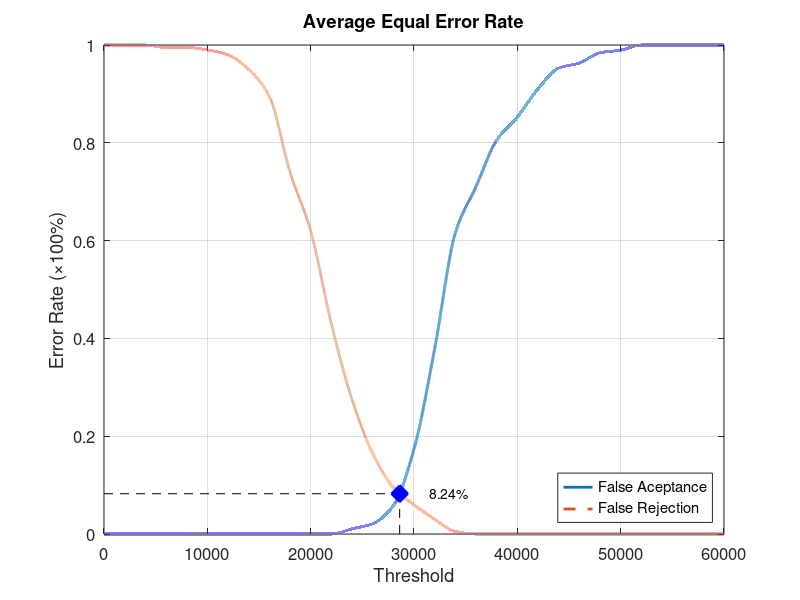
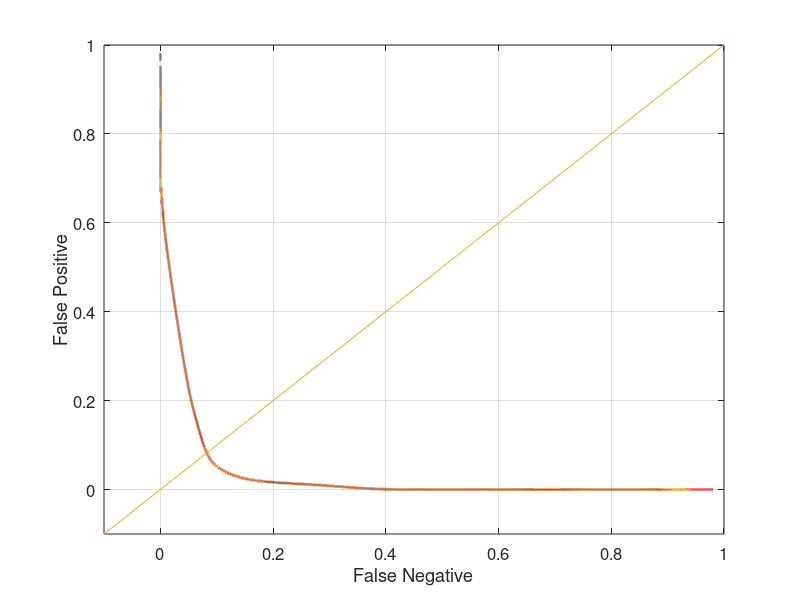

MATLAB code for these plots, in order:
function yEER = Database5_4
close all;
clear;
clc;
x = 0:2000:60000;
xq = 0:0.5:60000;

y0 = [0 0 0 0 0 0 0 0 0 0 0 0 0.0105263 0.0210526 0.0578947 0.173684 0.378947 0.615789 0.710526 0.805263 0.852632 0.910526 0.952632 0.963158 0.984211 0.989474 1 1 1 1 1];
yy0 = interp1(x, y0, xq, 'pchip');
y1 = [1 1 1 0.995 0.995 0.99 0.98 0.95 0.895 0.74 0.62 0.43 0.275 0.165 0.095 0.06 0.03 0.005 0 0 0 0 0 0 0 0 0 0 0 0 0];
yy1 = interp1(x, y1, xq, 'pchip');

% Calculating EER: 
y2 = abs(y0 - y1);
find(y2 == min(y2))
yy2 = abs(yy0 - yy1);
xEER = find(yy2 == min(yy2));
xEERIndex = xq(xEER) % X-axis EER
yEER = yy0(xEER) % Y-axis EER

main = figure
plot(xq, yy0,'-','LineWidth', 2);	hold on
plot(xq, yy1,'--','LineWidth', 2);	hold on
plot([xEERIndex xEERIndex], [0 yEER], 'k--');	hold on
plot([0 xEERIndex], [yEER yEER], 'k--');	hold on
plot(xEERIndex, yEER, 'bx', 'LineWidth', 10);	hold on
text(xEERIndex + 10 * xEERIndex / 100, yEER, [num2str(round((10000 * yEER)) / 100) '%'])
legend('False Aceptance', 'False Rejection', 'Location', 'SouthEast')
xlabel('Threshold')
ylabel('Error Rate (\times100%)')
title('Average Equal Error Rate')
set(gca, 'FontSize', 12)
axis([0 60000 0 1])
grid on

print(main, 'Database5_4Main', '-dpng');
FNRxFPR = figure('Color', [1 1 1]);
plot(yy1, yy0, '-', yy1, yy0, 'LineWidth', 2);
hold on
y = -0.1:0.1:1
plot(y, y); 
set(gca, 'FontSize', 12)
xlabel('False Negative')
ylabel('False Positive')
axis([-0.1 1 -0.1 1])
set(gca, 'FontSize', 12)
grid on

print(FNRxFPR, 'Database5_4FNRxFPR','-dpng');
end
